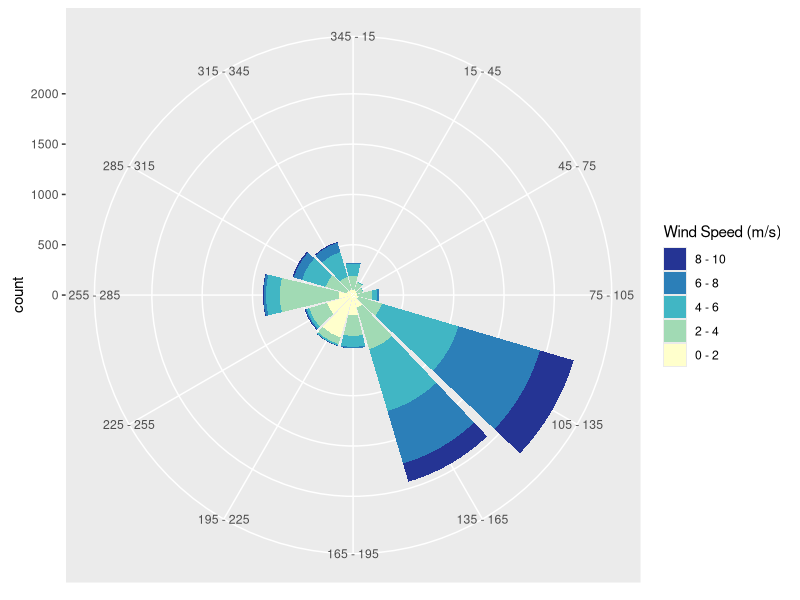
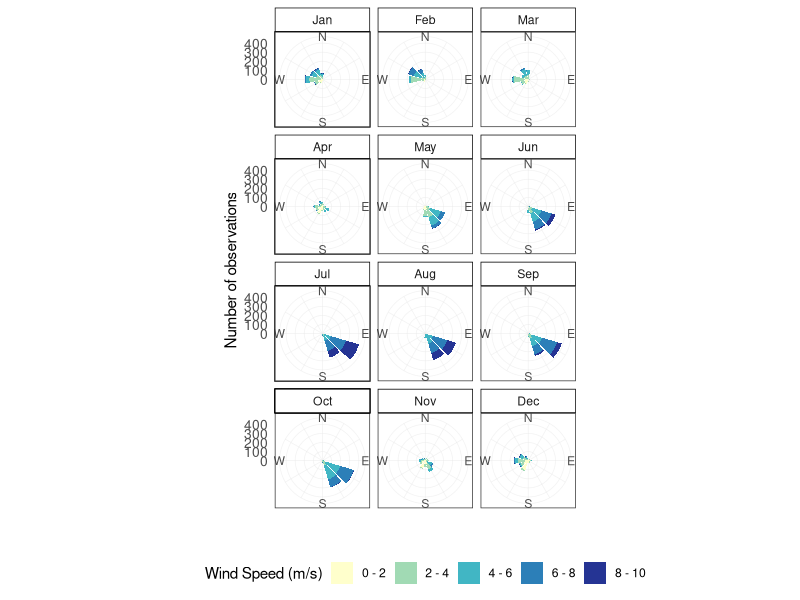

Generate these figures, in order, with R:
## ---- chunk 1
library(tidyverse)
## ---- chunk 2

dir_dat<-read.csv("../data/SEYCHELLES AIRPORT_hrly_wind_dir_2012_2022.csv")
#NOTE: Data from 1st Jan 2012 to 31st December 2017 are from manned station and from 1st January 2018 to 31st Dec 2022 from AWOS 

speed_dat<-read.csv("../data/SEYCHELLES AIRPORT_hrly_wind_speed_2012_2022.csv")
#note: unit = KNOTS


#make long:
dir_dat_long<-
  dir_dat%>%
  pivot_longer(names_to = "hour", cols = c(X0:X23), values_to = "direction")
dir_dat_long

speed_dat_long<-
  speed_dat%>%
  pivot_longer(names_to = "hour", cols = c(X0:X23), values_to = "speed_knots")
speed_dat_long


#combine:
wind_dat_long<-
  full_join(dir_dat_long, speed_dat_long)%>%
  mutate(speed_ms = speed_knots/1.94384)
wind_dat_long
#perfect!

range(wind_dat_long$speed_ms, na.rm = TRUE)
range(wind_dat_long$speed_knots, na.rm = TRUE)


## ---- chunk 3
##Function Written By Andy Clifton : https://stackoverflow.com/users/2514568/andy-clifton##
#For detailsl go here: https://stackoverflow.com/questions/17266780/wind-rose-with-ggplot-r/17266781#17266781

require(ggplot2)
require(RColorBrewer)

plot.windrose <- function(data,
                          spd,
                          dir,
                          spdres = 2,
                          dirres = 30,
                          spdmin = 2,
                          spdmax = 20,
                          spdseq = NULL,
                          palette = "YlGnBu",
                          countmax = NA,
                          debug = 0){
  
  
  # Look to see what data was passed in to the function
  if (is.numeric(spd) & is.numeric(dir)){
    # assume that we've been given vectors of the speed and direction vectors
    data <- data.frame(spd = spd,
                       dir = dir)
    spd = "spd"
    dir = "dir"
  } else if (exists("data")){
    # Assume that we've been given a data frame, and the name of the speed 
    # and direction columns. This is the format we want for later use.    
  }  
  
  # Tidy up input data ----
  n.in <- NROW(data)
  dnu <- (is.na(data[[spd]]) | is.na(data[[dir]]))
  data[[spd]][dnu] <- NA
  data[[dir]][dnu] <- NA
  
  # figure out the wind speed bins ----
  if (missing(spdseq)){
    spdseq <- seq(spdmin,spdmax,spdres)
  } else {
    if (debug >0){
      cat("Using custom speed bins \n")
    }
  }
  # get some information about the number of bins, etc.
  n.spd.seq <- length(spdseq)
  n.colors.in.range <- n.spd.seq - 1
  
  # create the color map
  spd.colors <- colorRampPalette(brewer.pal(min(max(3,
                                                    n.colors.in.range),
                                                min(9,
                                                    n.colors.in.range)),                                               
                                            palette))(n.colors.in.range)
  
  if (max(data[[spd]],na.rm = TRUE) > spdmax){    
    spd.breaks <- c(spdseq,
                    max(data[[spd]],na.rm = TRUE))
    spd.labels <- c(paste(c(spdseq[1:n.spd.seq-1]),
                          '-',
                          c(spdseq[2:n.spd.seq])),
                    paste(spdmax,
                          "-",
                          max(data[[spd]],na.rm = TRUE)))
    spd.colors <- c(spd.colors, "grey50")
  } else{
    spd.breaks <- spdseq
    spd.labels <- paste(c(spdseq[1:n.spd.seq-1]),
                        '-',
                        c(spdseq[2:n.spd.seq]))    
  }
  data$spd.binned <- cut(x = data[[spd]],
                         breaks = spd.breaks,
                         labels = spd.labels,
                         ordered_result = TRUE)
  # clean up the data
  data <- na.omit(data)
  
  # figure out the wind direction bins
  dir.breaks <- c(-dirres/2,
                  seq(dirres/2, 360-dirres/2, by = dirres),
                  360+dirres/2)  
  dir.labels <- c(paste(360-dirres/2,"-",dirres/2),
                  paste(seq(dirres/2, 360-3*dirres/2, by = dirres),
                        "-",
                        seq(3*dirres/2, 360-dirres/2, by = dirres)),
                  paste(360-dirres/2,"-",dirres/2))
  # assign each wind direction to a bin
  dir.binned <- cut(data[[dir]],
                    breaks = dir.breaks,
                    ordered_result = TRUE)
  levels(dir.binned) <- dir.labels
  data$dir.binned <- dir.binned
  
  # Run debug if required ----
  if (debug>0){    
    cat(dir.breaks,"\n")
    cat(dir.labels,"\n")
    cat(levels(dir.binned),"\n")       
  }  
  
  # deal with change in ordering introduced somewhere around version 2.2
  if(packageVersion("ggplot2") > "2.2"){    
    cat("Hadley broke my code\n")
    data$spd.binned = with(data, factor(spd.binned, levels = rev(levels(spd.binned))))
    spd.colors = rev(spd.colors)
  }
  
  # create the plot ----
  p.windrose <- ggplot(data = data,
                       aes(x = dir.binned,
                           fill = spd.binned)) +
    geom_bar() + 
    scale_x_discrete(drop = FALSE,
                     labels = waiver()) +
    coord_polar(start = -((dirres/2)/360) * 2*pi) +
    scale_fill_manual(name = "Wind Speed (m/s)", 
                      values = spd.colors,
                      drop = FALSE) +
    theme(axis.title.x = element_blank())
  
  # adjust axes if required
  if (!is.na(countmax)){
    p.windrose <- p.windrose +
      ylim(c(0,countmax))
  }
  
  # print the plot
  print(p.windrose)  
  
  # return the handle to the wind rose
  return(p.windrose)
}

## ---- chunk 4
#get range of values to plot appropriate scale: 
range(wind_dat_long[wind_dat_long$yyyy == 2022,]$speed_ms, na.rm = TRUE) #0, 9.77

#make new labels for facets:
month_labels <- c("1" = "Jan", "2" =  "Feb", "3" =  "Mar", "4" = "Apr", "5" =  "May", "6" ="Jun",
                  "7" ="Jul","8" = "Aug", "9" ="Sep", "10" ="Oct","11" = "Nov", "12" ="Dec")

degree_labels <- c("N", "", "",  "E",   "", "", "S",   "", "", "W" ,"", ""  )


wind_rose_plot<-
wind_dat_long%>%
    filter(yyyy == 2022)%>%
  plot.windrose(spd = "speed_ms",
                        dir = "direction",
                        spdmax = 10,
                  spdseq = c(0,2, 4, 6, 8, 10))+  #
  facet_wrap(~mm,  ncol = 3, labeller = labeller(mm = month_labels))+
  guides(fill = guide_legend(reverse = TRUE))+ #reverse direction of legend because when put on bottom it puts higher wind speeds first. 
  theme_bw()+
    xlab("")+
  ylab("Number of observations")+
    scale_x_discrete(drop = FALSE,  labels = degree_labels) + #change degree labels to N,E,S,W
#  ggtitle("2022 wind speed and direction by month")+ #don't need title
  theme(#axis.text.x = element_blank(),axis.title.x = element_blank(),#removes degree labels. or can just adjust them probably. 
       axis.text.y = element_text(size = 10, face = "plain"), #remove count labels
        axis.ticks = element_blank(), #remove y axis ticks 
        panel.grid.major = element_line(color = rgb(0.9, 0.9, 0.9, 0.5), linewidth = 0.25),   # Thinner lines
        panel.grid.minor = element_line(color = rgb(0.9, 0.9, 0.9, 0.5), linewidth = 0.25), 
 strip.background = element_rect(fill = "transparent",  # No fill
                                   color = "black",        # Black border
                                   linewidth = 0.5),        # Border thickness
 legend.position = "bottom") #put axis at bottom


wind_rose_plot


#ggsave(filename = "../outputs/figures/final_figures/Fig_S3.png",  plot = wind_rose_plot, width = 6,  height = 8,units = "in",dpi = 300)


